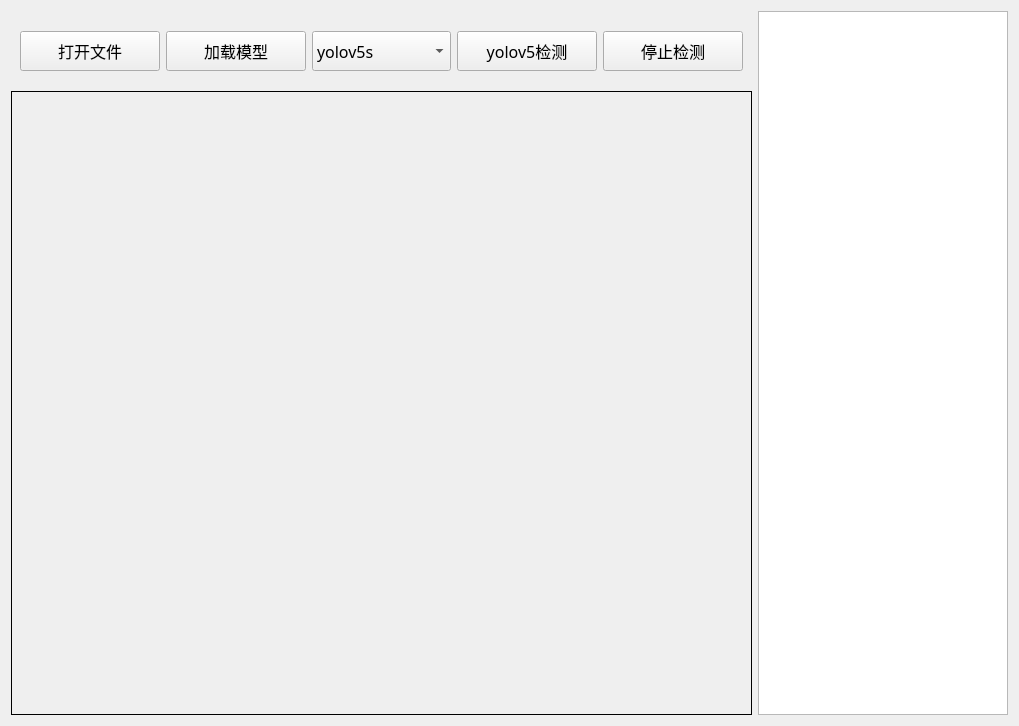
<?xml version="1.0" encoding="UTF-8"?>
<ui version="4.0">
 <class>yoloC</class>
 <widget class="QWidget" name="yoloC">
  <property name="geometry">
   <rect>
    <x>0</x>
    <y>0</y>
    <width>1019</width>
    <height>726</height>
   </rect>
  </property>
  <property name="font">
   <font>
    <family>宋体</family>
    <pointsize>12</pointsize>
   </font>
  </property>
  <property name="windowTitle">
   <string>yolov5实时检测</string>
  </property>
  <property name="windowIcon">
   <iconset resource="icon.qrc">
    <normaloff>:/new/prefix1/icon/xianwei_1.webp</normaloff>:/new/prefix1/icon/xianwei_1.webp</iconset>
  </property>
  <layout class="QGridLayout" name="gridLayout_3">
   <item row="0" column="0">
    <widget class="QWidget" name="widget_2" native="true">
     <layout class="QGridLayout" name="gridLayout">
      <property name="leftMargin">
       <number>0</number>
      </property>
      <property name="topMargin">
       <number>0</number>
      </property>
      <property name="rightMargin">
       <number>0</number>
      </property>
      <property name="bottomMargin">
       <number>0</number>
      </property>
      <property name="spacing">
       <number>0</number>
      </property>
      <item row="0" column="0">
       <widget class="QWidget" name="widget" native="true">
        <property name="minimumSize">
         <size>
          <width>0</width>
          <height>60</height>
         </size>
        </property>
        <property name="maximumSize">
         <size>
          <width>16777215</width>
          <height>80</height>
         </size>
        </property>
        <layout class="QHBoxLayout" name="horizontalLayout">
         <item>
          <widget class="QPushButton" name="openfile">
           <property name="sizePolicy">
            <sizepolicy hsizetype="Minimum" vsizetype="Fixed">
             <horstretch>3</horstretch>
             <verstretch>0</verstretch>
            </sizepolicy>
           </property>
           <property name="minimumSize">
            <size>
             <width>0</width>
             <height>40</height>
            </size>
           </property>
           <property name="contextMenuPolicy">
            <enum>Qt::NoContextMenu</enum>
           </property>
           <property name="toolTip">
            <string>打开文件</string>
           </property>
           <property name="styleSheet">
            <string notr="true">font: 12pt &quot;宋体&quot;;</string>
           </property>
           <property name="text">
            <string>打开文件</string>
           </property>
           <property name="icon">
            <iconset>
             <normaloff>:/new/prefix1/icon/15.png</normaloff>:/new/prefix1/icon/15.png</iconset>
           </property>
           <property name="iconSize">
            <size>
             <width>35</width>
             <height>35</height>
            </size>
           </property>
          </widget>
         </item>
         <item>
          <widget class="QPushButton" name="loadfile">
           <property name="sizePolicy">
            <sizepolicy hsizetype="Minimum" vsizetype="Fixed">
             <horstretch>3</horstretch>
             <verstretch>0</verstretch>
            </sizepolicy>
           </property>
           <property name="minimumSize">
            <size>
             <width>0</width>
             <height>40</height>
            </size>
           </property>
           <property name="toolTip">
            <string>加载文件</string>
           </property>
           <property name="styleSheet">
            <string notr="true">font: 12pt &quot;宋体&quot;;</string>
           </property>
           <property name="text">
            <string>加载模型</string>
           </property>
           <property name="icon">
            <iconset>
             <normaloff>:/new/prefix1/icon/18.png</normaloff>:/new/prefix1/icon/18.png</iconset>
           </property>
           <property name="iconSize">
            <size>
             <width>35</width>
             <height>35</height>
            </size>
           </property>
          </widget>
         </item>
         <item>
          <widget class="QComboBox" name="comboBox">
           <property name="sizePolicy">
            <sizepolicy hsizetype="Preferred" vsizetype="Fixed">
             <horstretch>3</horstretch>
             <verstretch>0</verstretch>
            </sizepolicy>
           </property>
           <property name="minimumSize">
            <size>
             <width>0</width>
             <height>40</height>
            </size>
           </property>
           <property name="toolTip">
            <string>选择模型</string>
           </property>
           <property name="styleSheet">
            <string notr="true">font: 12pt &quot;宋体&quot;;</string>
           </property>
           <item>
            <property name="text">
             <string>yolov5s</string>
            </property>
           </item>
           <item>
            <property name="text">
             <string>yolov5m</string>
            </property>
           </item>
           <item>
            <property name="text">
             <string>yolov5n</string>
            </property>
           </item>
           <item>
            <property name="text">
             <string>yolov5l</string>
            </property>
           </item>
           <item>
            <property name="text">
             <string>yolov5x</string>
            </property>
           </item>
          </widget>
         </item>
         <item>
          <widget class="QPushButton" name="startdetect">
           <property name="sizePolicy">
            <sizepolicy hsizetype="Minimum" vsizetype="Fixed">
             <horstretch>3</horstretch>
             <verstretch>0</verstretch>
            </sizepolicy>
           </property>
           <property name="minimumSize">
            <size>
             <width>0</width>
             <height>40</height>
            </size>
           </property>
           <property name="toolTip">
            <string>开始检测</string>
           </property>
           <property name="styleSheet">
            <string notr="true">font: 12pt &quot;宋体&quot;;</string>
           </property>
           <property name="text">
            <string>yolov5检测</string>
           </property>
           <property name="icon">
            <iconset>
             <normaloff>:/new/prefix1/icon/21.png</normaloff>:/new/prefix1/icon/21.png</iconset>
           </property>
           <property name="iconSize">
            <size>
             <width>35</width>
             <height>35</height>
            </size>
           </property>
          </widget>
         </item>
         <item>
          <widget class="QPushButton" name="stopdetect">
           <property name="sizePolicy">
            <sizepolicy hsizetype="Minimum" vsizetype="Fixed">
             <horstretch>3</horstretch>
             <verstretch>0</verstretch>
            </sizepolicy>
           </property>
           <property name="minimumSize">
            <size>
             <width>0</width>
             <height>40</height>
            </size>
           </property>
           <property name="toolTip">
            <string>停止检测</string>
           </property>
           <property name="styleSheet">
            <string notr="true">font: 12pt &quot;宋体&quot;;</string>
           </property>
           <property name="text">
            <string>停止检测</string>
           </property>
           <property name="icon">
            <iconset>
             <normaloff>:/new/prefix1/icon/all5.png</normaloff>:/new/prefix1/icon/all5.png</iconset>
           </property>
           <property name="iconSize">
            <size>
             <width>35</width>
             <height>35</height>
            </size>
           </property>
          </widget>
         </item>
        </layout>
       </widget>
      </item>
      <item row="1" column="0">
       <widget class="QLabel" name="label">
        <property name="minimumSize">
         <size>
          <width>500</width>
          <height>300</height>
         </size>
        </property>
        <property name="toolTip">
         <string>运行界面</string>
        </property>
        <property name="frameShape">
         <enum>QFrame::Panel</enum>
        </property>
        <property name="text">
         <string/>
        </property>
       </widget>
      </item>
     </layout>
    </widget>
   </item>
   <item row="0" column="1">
    <widget class="QTextEdit" name="textEditlog">
     <property name="minimumSize">
      <size>
       <width>250</width>
       <height>0</height>
      </size>
     </property>
     <property name="maximumSize">
      <size>
       <width>250</width>
       <height>16777215</height>
      </size>
     </property>
     <property name="toolTip">
      <string>结果显示</string>
     </property>
    </widget>
   </item>
  </layout>
 </widget>
 <resources>
  <include location="icon.qrc"/>
 </resources>
 <connections/>
</ui>
